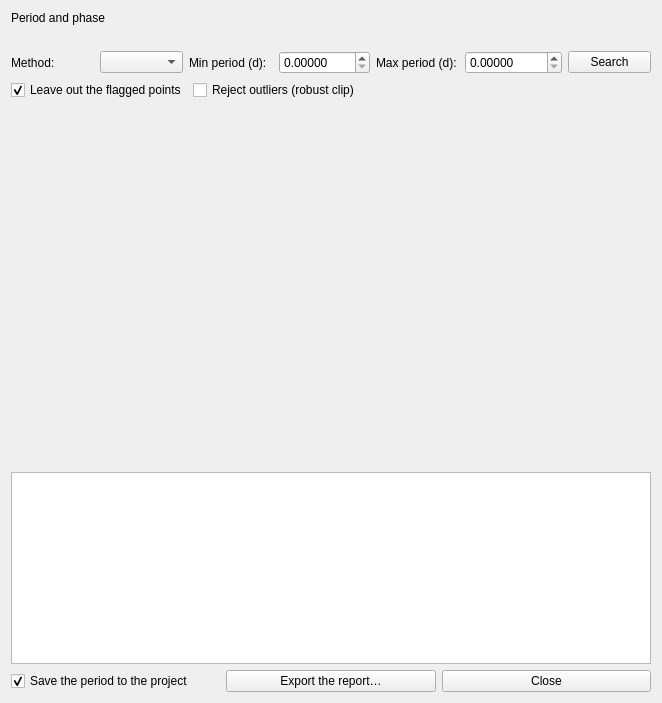
<?xml version="1.0" encoding="UTF-8"?>
<!--
  Period + phase dialog (quality plan, phase C). The structure lives in
  Designer, the behaviour in gui/phase_dialog.py (ADR-005). The chart is
  a PNG rendered by viz/phase_view.py and shown in the placeholder label
  `lbl_chart`, never built inside Qt.
-->
<ui version="4.0">
 <class>PhaseDialog</class>
 <widget class="QWidget" name="PhaseWindow">
  <layout class="QVBoxLayout" name="vbox_phase">
   <item>
    <widget class="QLabel" name="lbl_title"><property name="text"><string>Period and phase</string></property></widget>
   </item>
   <item>
    <widget class="QLabel" name="lbl_subtitle"><property name="text"><string/></property><property name="wordWrap"><bool>true</bool></property></widget>
   </item>
   <item>
    <layout class="QHBoxLayout" name="row_controls">
     <item><widget class="QLabel" name="lbl_method"><property name="text"><string>Method:</string></property></widget></item>
     <item><widget class="QComboBox" name="cmb_method"><property name="toolTip"><string>Lomb-Scargle fits a sinusoid and gives a false-alarm probability; the PDM makes no assumption about the shape and is the right cross-check for an eclipse. «Both» runs each and tells you whether they agree</string></property></widget></item>
     <item><widget class="QLabel" name="lbl_minp"><property name="text"><string>Min period (d):</string></property></widget></item>
     <item><widget class="QDoubleSpinBox" name="spn_minp"><property name="toolTip"><string>Shortest period to try; the default is twice the typical spacing between frames</string></property><property name="minimum"><double>0.0</double></property><property name="maximum"><double>1000.0</double></property><property name="decimals"><number>5</number></property><property name="value"><double>0.0</double></property><property name="keyboardTracking"><bool>false</bool></property></widget></item>
     <item><widget class="QLabel" name="lbl_maxp"><property name="text"><string>Max period (d):</string></property></widget></item>
     <item><widget class="QDoubleSpinBox" name="spn_maxp"><property name="toolTip"><string>Longest period to try; periods longer than the baseline cannot be fixed by the data and the search says so</string></property><property name="minimum"><double>0.0</double></property><property name="maximum"><double>10000.0</double></property><property name="decimals"><number>5</number></property><property name="value"><double>0.0</double></property><property name="keyboardTracking"><bool>false</bool></property></widget></item>
     <item><widget class="QPushButton" name="btn_search"><property name="text"><string>Search</string></property><property name="toolTip"><string>Run the search on the points of this project (the curve as measured, flags included)</string></property></widget></item>
    </layout>
   </item>
   <item>
    <layout class="QHBoxLayout" name="row_robust">
     <item><widget class="QCheckBox" name="chk_skip_flags"><property name="text"><string>Leave out the flagged points</string></property><property name="checked"><bool>true</bool></property><property name="toolTip"><string>A point whose data is in doubt (saturated, a cosmic ray, a focus excursion, a cloud, an unaligned frame) must not steer the periodogram. The calibration caveats (few comps) are not in doubt and stay</string></property></widget></item>
     <item><widget class="QCheckBox" name="chk_clip"><property name="text"><string>Reject outliers (robust clip)</string></property><property name="toolTip"><string>An iterative MAD clip on the curve itself before the search: what leaves the robust scatter goes, and the number is said in the result. Leave it on when the curve has a point that does not belong</string></property></widget></item>
     <item><spacer name="hsp_robust"><property name="orientation"><enum>Qt::Horizontal</enum></property><property name="sizeHint" stdset="0"><size><width>40</width><height>20</height></size></property></spacer></item>
    </layout>
   </item>
   <item>
    <widget class="QLabel" name="lbl_chart"><property name="text"><string/></property><property name="alignment"><set>Qt::AlignCenter</set></property><property name="minimumSize"><size><width>640</width><height>360</height></size></property></widget>
   </item>
   <item>
    <widget class="QPlainTextEdit" name="txt_result"><property name="readOnly"><bool>true</bool></property><property name="toolTip"><string>What was found and, above all, what the data cannot say: cycles covered, false-alarm probability, aliases</string></property></widget>
   </item>
   <item>
    <layout class="QHBoxLayout" name="row_buttons">
     <item><widget class="QCheckBox" name="chk_save"><property name="text"><string>Save the period to the project</string></property><property name="toolTip"><string>Writes the period into the project so the light curve of the project folds by it from now on</string></property><property name="checked"><bool>true</bool></property></widget></item>
     <item><widget class="QPushButton" name="btn_export"><property name="text"><string>Export the report…</string></property><property name="toolTip"><string>Write the PNG and a CSV of the periodogram and the folded curve</string></property></widget></item>
     <item><widget class="QPushButton" name="btn_close"><property name="text"><string>Close</string></property></widget></item>
    </layout>
   </item>
  </layout>
 </widget>
 <resources/>
 <connections/>
</ui>
